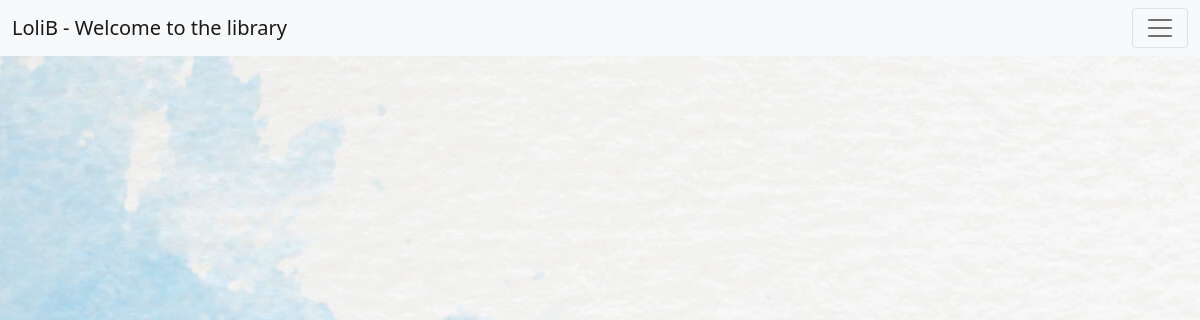
The page /display/loans on the database as committed earlier.
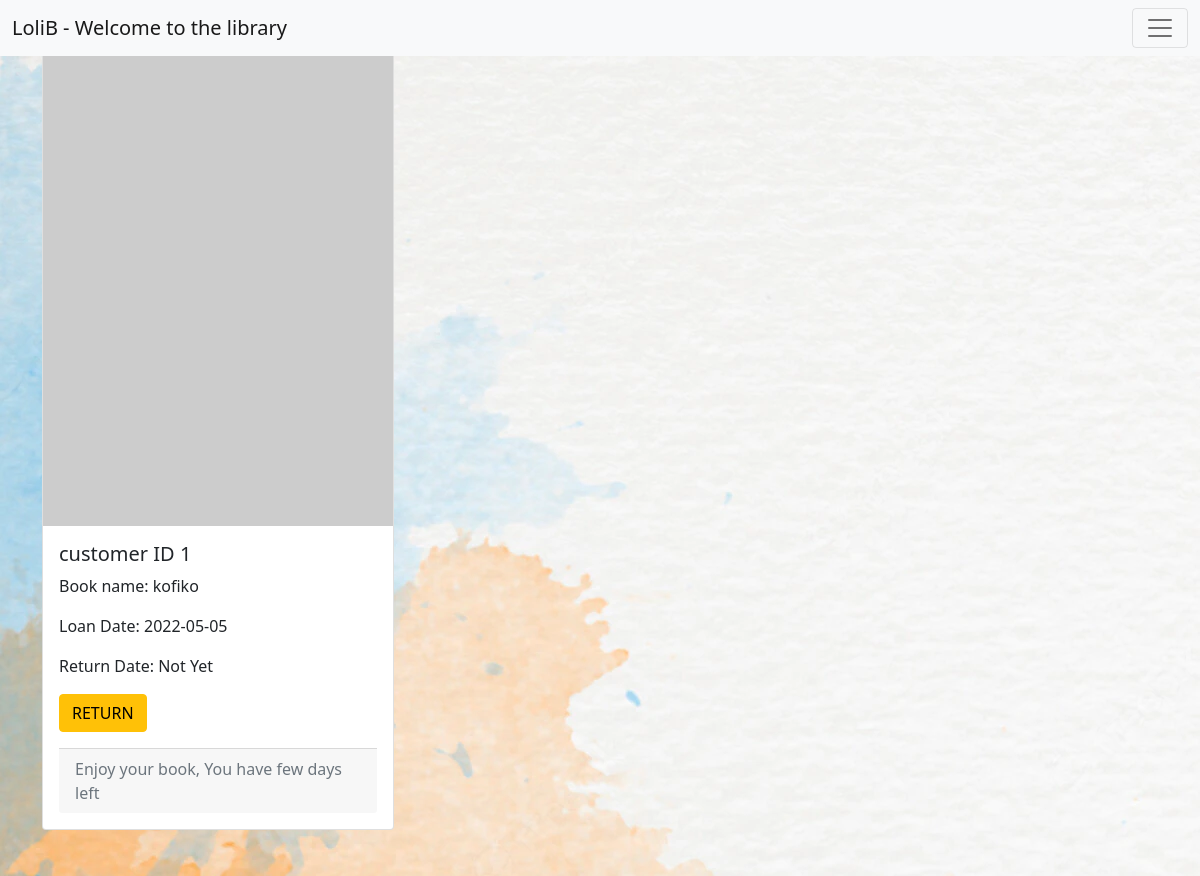
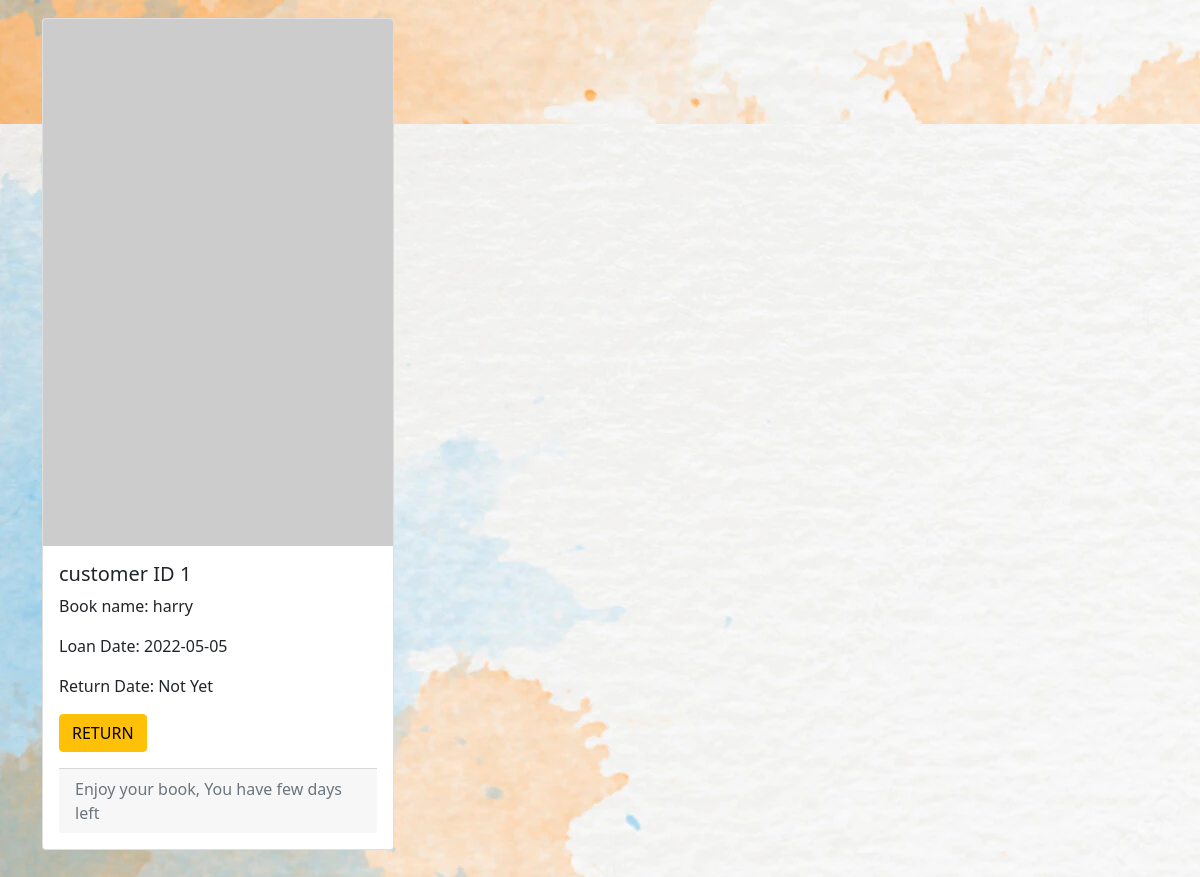
The same page on the database as committed later (2 pictures, top to bottom).
### tables this page shows
CREATE TABLE "Loans" (
	"loanID" INTEGER NOT NULL, 
	"custID" INTEGER, 
	"bookID" INTEGER, 
	loandate VARCHAR, 
	returndate VARCHAR, 
	PRIMARY KEY ("loanID")
);

CREATE TABLE "Books" (
	"bookID" INTEGER NOT NULL, 
	name VARCHAR, 
	author VARCHAR, 
	year_published VARCHAR, 
	book_type INTEGER, 
	PRIMARY KEY ("bookID")
);

### app/display.py (the view)
@display.route('/loans')
def display_loans():
    type1 = 10
    type2 = 5
    type3 = 2
    loan_date_lst = []
    all_loans = dbms.print_all_data( query='select name,book_type,loans.* from Books inner join loans on books.bookID = loans.bookID and loans.returndate ="Not Yet"')
    for loan in all_loans:
        print(loan)
        splited_date = loan[-2].split('-')
        y = int(splited_date[0])
        m = int(splited_date[1])
        d = int(splited_date[2])
        loan_date_fin = date(y,m,d)
        today_date = date.today()
        loan_days = (today_date-loan_date_fin).days
        book_type = loan[1]
        if int(book_type) == 1 and type1 < loan_days:
                loan_date_lst.append(f'{type1 - loan_days} days late')
                fraze = f'{type1 - loan_days} days late'
        elif int(book_type) == 2 and type2 < loan_days:
                loan_date_lst.append(f'{type2 - loan_days} days late')
        elif int(book_type) == 3 and type3 < loan_days:
                loan_date_lst.append(f'{type3 - loan_days} days late')
        else: loan_date_lst.append('Enjoy your book, You have few days left')
    return render_template('display_loans.html',context={'loans':all_loans,'iflate':loan_date_lst})

### app/mydatabase.py (called while the page is built)
    def print_all_data(self, table='', query=''):
        query = query if query != '' else f"SELECT * FROM {table}"
        print(query)
        res = []
        with self.db_engine.connect() as connection:
            try:
                result = connection.execute(query)
            except Exception as e:
                print(e)
            else:
                for row in result:
                    res.append(row)
                result.close()
        return res

### app/templates/display_loans.html (shortened to what this page needs)
{%extends 'layout.html'%}
    {%block content%}
    {%for i in context.loans%}
    <div class="container">
        <div class="col mb-3">
            <div class="card" style="width: 22rem;">
            <img src="https://picsum.photos/200/30{{loop.index-1}}" class="card-img-top" alt="...">
            <div class="card-body">
                        <h5 class="card-title">customer ID {{i[3]}}</h5>
                        <p class="card-text">Book name: {{i[0]}}</p>
                        <p class="card-text">Loan Date: {{i[5]}}</p>
                        <p class="card-text">Return Date: {{i[6]}}</p>
                        <p></p> <a href="/books/return/{{i[4]}}" button type="button"
                            class="btn btn-warning">RETURN</button></a></p>
                            <div class="card-footer text-muted">
                                {{context.iflate[ loop.index -1]}}
                            </div>
                    </div>
                </div>
            </div>
        </div>
        <br>
        <br>
        {%endfor%}
        {%endblock%}

### app/templates/layout.html (shortened to what this page needs)
<!DOCTYPE html>
<html lang="en">
<head>
    <link href="https://cdn.jsdelivr.net/npm/bootstrap@5.1.3/dist/css/bootstrap.min.css" rel="stylesheet"
>
    {%block nav_bar%}
    {%if session['email']=='admin@lolib.com'%}
    <div>
        <nav class="navbar navbar-light bg-light fixed-top">
            <div class="container-fluid">
                <a class="navbar-brand" href="/">LoliB - Welcome to the library</a>
                <button class="navbar-toggler" type="button" data-bs-toggle="offcanvas"
                    data-bs-target="#offcanvasNavbar" aria-controls="offcanvasNavbar">
                    <span class="navbar-toggler-icon"></span>
                </button>
                <div class="offcanvas offcanvas-end" tabindex="-1" id="offcanvasNavbar"
                    aria-labelledby="offcanvasNavbarLabel">
                    <div class="offcanvas-header">
                        <h5 class="offcanvas-title" id="offcanvasNavbarLabel">welcome,<strong>
                                {{session['name']}}</strong>, please choose your action</h5>
                        <button type="button" class="btn-close text-reset" data-bs-dismiss="offcanvas"
                            aria-label="Close"></button>
                    </div>
                    <div class="offcanvas-body">
                        <ul class="navbar-nav justify-content-end flex-grow-1 pe-3">
                            <li class="nav-item">
                                <a class="nav-link active" aria-current="page" href="/books/new_book">Add new book</a>
                            </li>
                            <li class="nav-item">
                                <a class="nav-link active" aria-current="page" href="/display/book_by_name">Search book
                                    by the
                                    name</a>
                            </li>
                            <li class="nav-item">
                                <a class="nav-link active" aria-current="page" href="/customers/signup">Add a new
                                    customer</a>
                            <li class="nav-item">
                                <a class="nav-link active" aria-current="page" href="/customers/find">Find customer by
                                    name</a>
                            </li>
                            <li class="nav-item">
                                <a class="nav-link active" aria-current="page" href="/display/books">Display all
                                    books</a>
                            </li>
                            <li class="nav-item">
                                <a class="nav-link active" aria-current="page" href="/display/customers">Display all
                                    customers</a>
                            </li>
                            <li class="nav-item">
                                <a class="nav-link active" aria-current="page" href="/display/loans">Display all
                                   active loans</a>
                            </li>
                            <li class="nav-item">
                                <a class="nav-link active" aria-current="page" href="/customers/logout">Logout</a>
                            </li>
                        </ul>
                    </div>
                </div>
            </div>
        </nav>
    </div>
    {%elif session=={}%}
    <div>
        <nav class="navbar navbar-light bg-light fixed-top">
            <div class="container-fluid">
                <a class="navbar-brand" href="/">LoliB - Welcome to the library</a>
                <button class="navbar-toggler" type="button" data-bs-toggle="offcanvas"
                    data-bs-target="#offcanvasNavbar" aria-controls="offcanvasNavbar">
                    <span class="navbar-toggler-icon"></span>
                </button>
            </div>
        </nav>
    </div>
    {%endif%}
    {%endblock%}
</head>
<body>
    {%block content%}{%endblock%}
</body>
</html>

### app/templates/layout.html (style rules this page uses)
body { background-image: url('/static/ban.webp'); }

Rows that differ between the two databases and show on the page:
added Loans: custID "1", name "kofiko", loandate "2022-05-05", returndate "Not Yet", iflate "Enjoy your book, You have few days left"
added Loans: custID "1", name "harry", loandate "2022-05-05", returndate "Not Yet", iflate "Enjoy your book, You have few days left"
